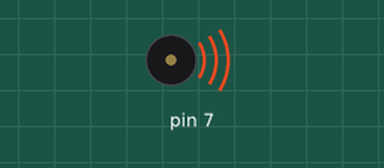
Simulated run of this sketch. Board: Arduino Uno, built with avr-gcc and run on an emulated ATmega328P. Shown: buzzer (waves = sounding).

Above: at 0.5 s.
Timing chart, 0 to 4.6 s (numbered marks = the images above):
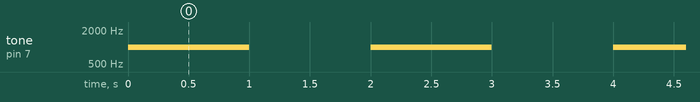

The sketch:

Pi_zo_buzzer.ino
```cpp
void setup() {
  // put your setup code here, to run once:
  pinMode(7, OUTPUT);
}

void loop() {
  // put your main code here, to run repeatedly:
  tone(7, 1000);
  delay(1000);
  noTone(7);
  delay(1000);
}
```

Measured:
- by itself, tone on pin 7: alternates 1000 Hz for 1.0 s and silent for 1.0 s
